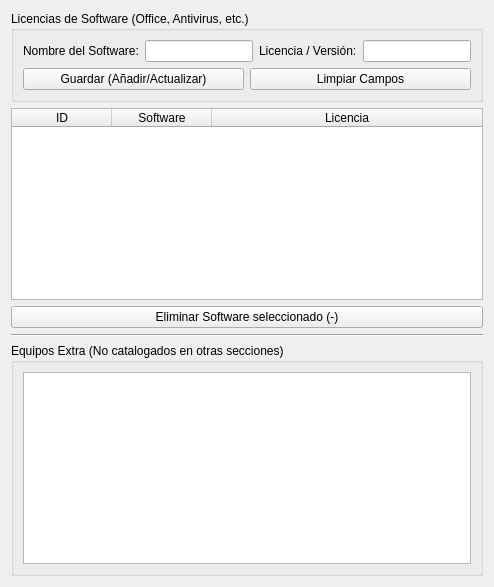
      <widget class="QWidget" name="tab_extras">
       <attribute name="title">
        <string>Software y Extras</string>
       </attribute>
       <layout class="QVBoxLayout" name="verticalLayout_6">
        <item>
         <widget class="QGroupBox" name="groupBox_6">
          <property name="title">
           <string>Licencias de Software (Office, Antivirus, etc.)</string>
          </property>
          <layout class="QGridLayout" name="gridLayout_10">
           <item row="0" column="0">
            <widget class="QLabel" name="label_38">
             <property name="text">
              <string>Nombre del Software:</string>
             </property>
            </widget>
           </item>
           <item row="0" column="1">
            <widget class="QLineEdit" name="input_sw_nombre"/>
           </item>
           <item row="0" column="2">
            <widget class="QLabel" name="label_39">
             <property name="text">
              <string>Licencia / Versión:</string>
             </property>
            </widget>
           </item>
           <item row="0" column="3">
            <widget class="QLineEdit" name="input_sw_licencia"/>
           </item>
           <item row="1" column="0" colspan="4">
            <layout class="QHBoxLayout" name="horizontalLayout_16">
             <item>
              <widget class="QPushButton" name="btn_save_software">
               <property name="text">
                <string>Guardar (Añadir/Actualizar)</string>
               </property>
              </widget>
             </item>
             <item>
              <widget class="QPushButton" name="btn_clear_software">
               <property name="text">
                <string>Limpiar Campos</string>
               </property>
              </widget>
             </item>
            </layout>
           </item>
          </layout>
         </widget>
        </item>
        <item>
         <widget class="QTableWidget" name="table_software">
          <property name="selectionBehavior">
           <enum>QAbstractItemView::SelectRows</enum>
          </property>
          <attribute name="horizontalHeaderStretchLastSection">
           <bool>true</bool>
          </attribute>
          <column>
           <property name="text">
            <string>ID</string>
           </property>
          </column>
          <column>
           <property name="text">
            <string>Software</string>
           </property>
          </column>
          <column>
           <property name="text">
            <string>Licencia</string>
           </property>
          </column>
         </widget>
        </item>
        <item>
         <widget class="QPushButton" name="btn_del_software">
          <property name="text">
           <string>Eliminar Software seleccionado (-)</string>
          </property>
         </widget>
        </item>
        <item>
         <widget class="Line" name="line_3">
          <property name="orientation">
           <enum>Qt::Horizontal</enum>
          </property>
         </widget>
        </item>
        <item>
         <widget class="QGroupBox" name="groupBox_7">
          <property name="title">
           <string>Equipos Extra (No catalogados en otras secciones)</string>
          </property>
          <layout class="QVBoxLayout" name="verticalLayout_7">
           <item>
            <widget class="QPlainTextEdit" name="text_equipos_extra"/>
           </item>
          </layout>
         </widget>
        </item>
       </layout>
      </widget>
